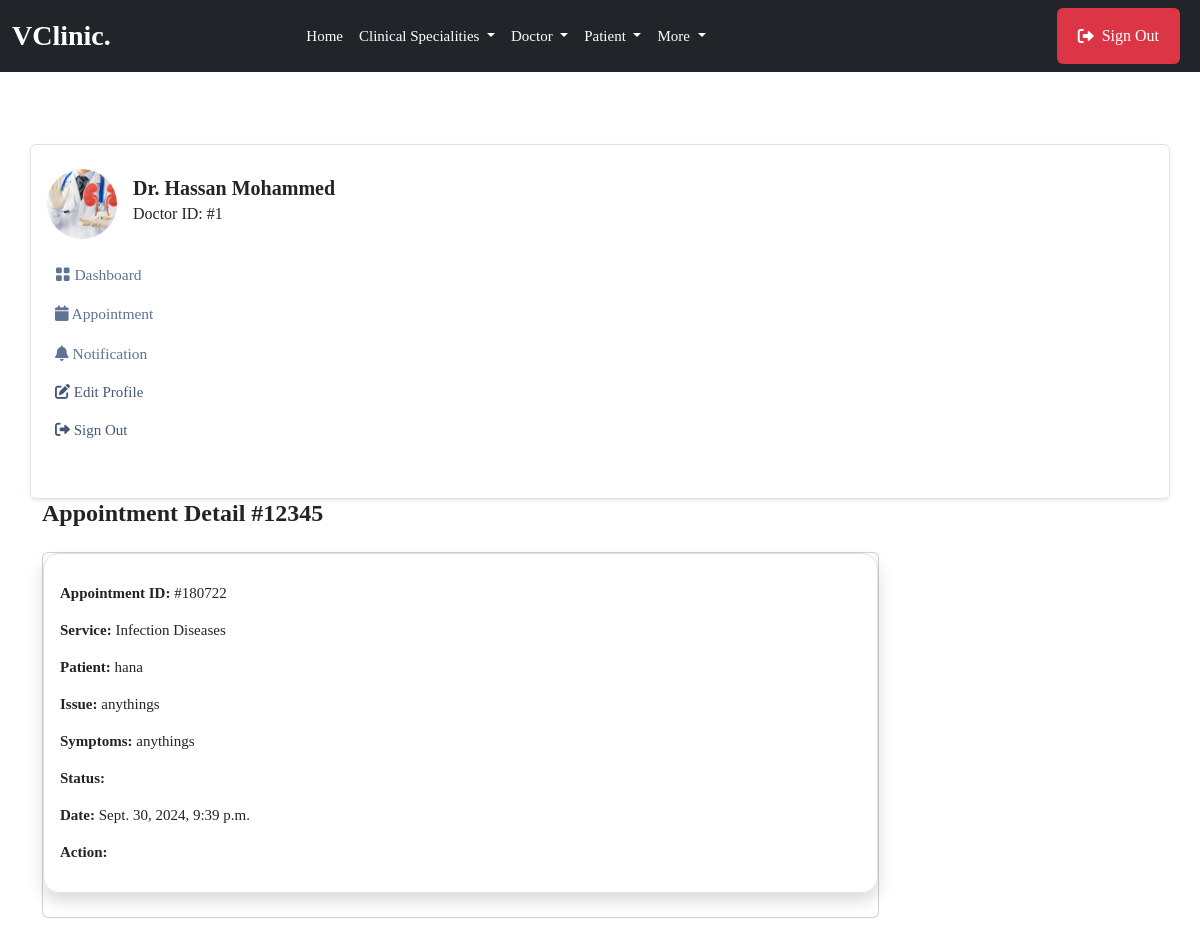
The page /doctor/appointments/180722/ (signed in, upper part) on the database as committed earlier.
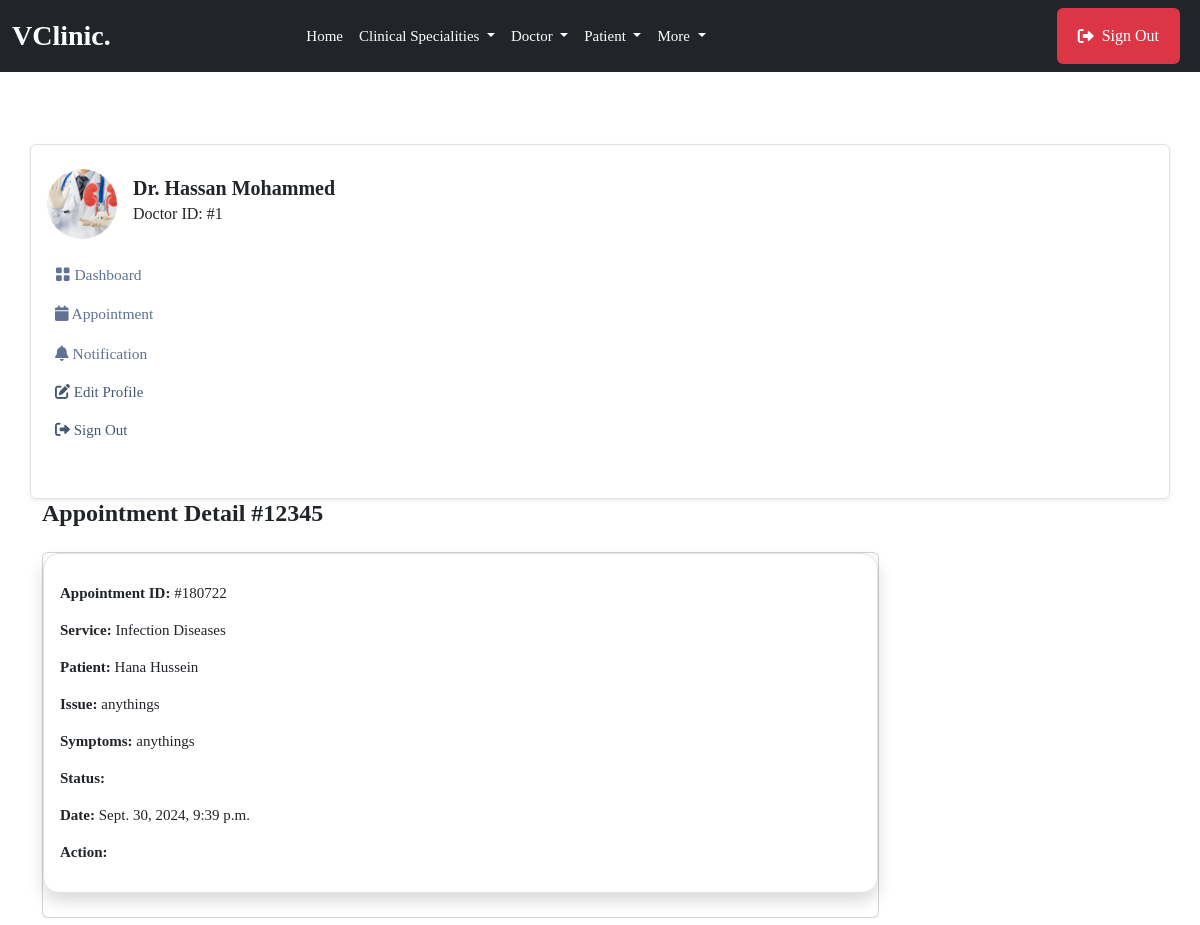
The same page on the database as committed later.
### mainapp/models.py (models this page shows, shortened)
class Appointment(models.Model):
    STATUS = [
        ('Scheduled', 'Scheduled'),
        ('Completed', 'Completed'),
        ('Pending', 'Pending'),
        ('Cancelled', 'Cancelled')
    ]
    service = models.ForeignKey(Service, on_delete=models.SET_NULL, null=True, blank=True, related_name='service_appointments')
    doctor = models.ForeignKey(doctor_models.Doctor, on_delete=models.SET_NULL, null=True, blank=True, related_name='doctor_appointments')
    patient = models.ForeignKey(patient_models.Patient, on_delete=models.SET_NULL, null=True, blank=True, related_name='appointments_patient')
    appointment_date = models.DateTimeField(null=True, blank=True)
    issues = models.TextField(blank=True, null=True)
    symptoms = models.TextField(blank=True, null=True)
    appointment_id = ShortUUIDField(length=6, max_length=10, alphabet="1234567890")
    appointment_status = models.CharField(max_length=120, choices=STATUS)

class Service(models.Model):
    image = models.FileField(upload_to="images", null=True, blank=True)
    name = models.CharField(max_length=255)         # name of clinical specialitis
    description = models.TextField(blank=True, null=True)       # description of clinical specialitis
    cost = models.DecimalField(max_digits=10, decimal_places=2)         # How mush the clinical specialitis cost
    available_doctors = models.ManyToManyField(doctor_models.Doctor, blank=True)        #every clinical specialitis have many doctors

### patientapp/models.py (models this page shows, shortened)
class Patient(models.Model):         #create a new model from scratch
    user = models.OneToOneField(userauth_models.User, on_delete=models.CASCADE)  #when we delete this user , we delete doctor, there should be only one doctor that has one user model
    image = models.FileField(upload_to='images', blank=True, null=True)
    full_name = models.CharField(max_length=100, blank=True, null=True)
    mobile = models.CharField(max_length=15, blank=True, null=True)
    address = models.CharField(max_length=100, null=True, blank=True)
    email = models.CharField(max_length=100, null=True, blank=True)
    gender = models.CharField(max_length=100, null=True, blank=True)
    blood_group = models.CharField(max_length=100, null=True, blank=True)
    date_of_birth= models.DateTimeField(default=timezone.now, null=True, blank=True)

### doctorapp/views.py (the view)
# urls.py: path("appointments/<appointment_id>/", views.appointment_detail, name="appointment_detail"),
@login_required
def appointment_detail(request, appointment_id):
    doctor = doctor_models.Doctor.objects.get(user=request.user)
    appointment = base_models.Appointment.objects.get(appointment_id=appointment_id, doctor=doctor)
    medical_records = base_models.MedicalRecord.objects.filter(appointment=appointment)
    lab_tests = base_models.LabTest.objects.filter(appointment=appointment)
    prescriptions = base_models.Prescription.objects.filter(appointment=appointment)
    context = {
        "appointment": appointment,
        "medical_records": medical_records,
        "lab_tests": lab_tests,
        "prescriptions": prescriptions,
    }
    return render(request, "doctorapp/appointment_detail.html", context)

### templates/doctorapp/appointment_detail.html (shortened to what this page needs)
{% extends 'partials/base.html' %} {% block content %}
<section class="pt-5 pb-5">
    <div class="container">
        <div class="row mt-0 mt-md-4">
            {% include 'doctorapp/sidebar.html' %}
            <div class="col-lg-9 col-md-8 col-12">
                <h4 class="mb-0 mb-4 fw-bold">Appointment Detail #12345</h4>
                <div class="card mb-4">
                    <div class="shadow border p-3 mb-4 rounded-4">
                        <p>
                            <a>
                                <p><span class="fw-semibold text-dark">Appointment ID:</span> #{{appointment.appointment_id}}</p>
                                <p><span class="fw-semibold text-dark">Service:</span> {{appointment.service.name}}</p>
                                <p><span class="fw-semibold text-dark">Patient:</span> {{appointment.patient.full_name}}</p>
                                <p><span class="fw-semibold text-dark">Issue:</span> {{appointment.issues}}</p>
                                <p><span class="fw-semibold text-dark">Symptoms:</span> {{appointment.symptoms}}</p>
                                <p><span class="fw-semibold text-dark">Status:</span> {{appointment.status}}</p>
                                <p><span class="fw-semibold text-dark">Date:</span> {{appointment.appointment_date}}</p>
                                <p>
                                    <span class="fw-semibold text-dark">Action:</span>
                                </p>
                            </a>
                        </p>
                    </div>
                </div>
            </div>
        </div>
</section>
{% endblock content %}

Rows that differ between the two databases and show on the page:
changed through a linked row, Appointment "anythings": patient.full_name "hana" → "Hana Hussein"
